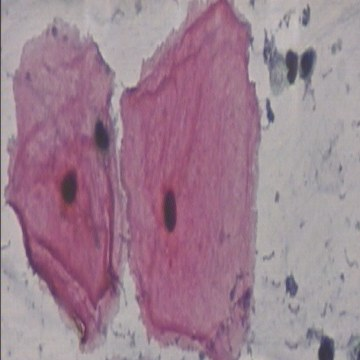
#> input picture samples/s00_NILM.jpg, 360 x 360 px
$ python quality_check.py --image ../../samples/s00_NILM.jpg   (older library calls are emulated)
#> lines starting #> are read from the running program, lines starting #| are printed output that depends on the picture; after the words box and inside, x2 and y2 are one past the last pixel; in counts of white or black regions, pixels touching at a corner belong together
# -*- coding: utf-8 -*-
"""
CervicalAI — Slide Quality Check Module (Phase 1.5+).

Detects poor-quality inputs that would degrade model reliability:
- Blur detection (Laplacian variance + FFT high-freq energy)
- Cellularity estimation (dark nuclei count via adaptive thresholding)
- Brightness / contrast / stain adequacy
- Edge / border artifact flagging
- Overall quality score + actionable flags

Outputs feed into predictor.py to REJECT or WARN before classification.

Usage:
  python ml/scripts/quality_check.py --demo
  python ml/scripts/quality_check.py --image path/to/slide.png

References:
- DEEP_RESEARCH Finding 5 (quality control is clinical prerequisite)
- ISO 15189 / CAP checklist for cytology slide adequacy
- Bethesda 2014 specimen adequacy criteria
"""
from __future__ import annotations
import argparse
import json
import pathlib
from dataclasses import dataclass, asdict
from typing import Dict, Any, List, Tuple

import cv2
import numpy as np
from PIL import Image

ROOT = pathlib.Path(__file__).parent.parent.parent
MODELS = ROOT / "models"


@dataclass
class QualityResult:
    """Structured quality assessment result."""
    ok: bool
    overall_score: float  # 0-1, higher is better
    blur_score: float
    cellularity: float  # estimated nuclei count proxy
    brightness: float
    contrast: float
    issues: List[str]
    flags: Dict[str, bool]
    metrics: Dict[str, float]
    recommendation: str


# ──────────────────────────────────────────────────────────────────────────────
# Core quality detectors
# ──────────────────────────────────────────────────────────────────────────────

def detect_blur_laplacian(gray: np.ndarray) -> Tuple[float, bool]:
    """
    Laplacian variance blur metric.
    Low variance → blurry image (focus failure).
    Threshold tuned on cytology (~50-100 on 8-bit).
    """
    var = float(cv2.Laplacian(gray, cv2.CV_64F).var())
    is_blurry = var < 80.0
    return var, is_blurry


def detect_blur_fft(gray: np.ndarray, thresh: float = 10.0) -> Tuple[float, bool]:
    """
    FFT high-frequency energy.
    Blurry images lack high-freq content.
    """
    f = np.fft.fft2(gray.astype(np.float32))
    fshift = np.fft.fftshift(f)
    magnitude = np.abs(fshift)
    # high freq mask (outer ring)
    h, w = gray.shape
    cy, cx = h // 2, w // 2
    mask = np.ones((h, w), dtype=np.float32)
    r = int(min(h, w) * 0.1)  # inner 10% is low-freq
    cv2.circle(mask, (cx, cy), r, 0, -1)
    high_energy = float((magnitude * mask).mean())
    is_blurry = high_energy < thresh
    return high_energy, is_blurry


def estimate_cellularity(gray: np.ndarray, min_area: int = 50) -> Tuple[float, int]:
    """
    Rough cell/nuclei count proxy via adaptive thresholding + connected components.
    Returns (cellularity_score, estimated_count).
    Score is normalized log-count (0-1 range heuristic).
    """
    # Adaptive threshold for dark nuclei on varying stain
    blur = cv2.GaussianBlur(gray, (5, 5), 0)
    thresh = cv2.adaptiveThreshold(
        255 - blur, 255, cv2.ADAPTIVE_THRESH_GAUSSIAN_C,
        cv2.THRESH_BINARY, 11, 2
    )
    # Clean small noise
    kernel = cv2.getStructuringElement(cv2.MORPH_ELLIPSE, (3, 3))
    thresh = cv2.morphologyEx(thresh, cv2.MORPH_OPEN, kernel, iterations=1)

    num, labels, stats, _ = cv2.connectedComponentsWithStats(thresh, connectivity=8)
    # stats[:, cv2.CC_STAT_AREA] — skip background (label 0)
    areas = stats[1:, cv2.CC_STAT_AREA]
    big = areas[areas >= min_area]
    count = int(big.size)
    # normalize: log-scale, cap at ~5000 "cells" for score ~1.0
    score = float(np.clip(np.log1p(count) / np.log1p(5000), 0.0, 1.0))
    return score, count


def compute_brightness_contrast(gray: np.ndarray) -> Tuple[float, float]:
    """Mean brightness + RMS contrast."""
    bright = float(gray.mean())
    contrast = float(gray.std())
    return bright, contrast


def detect_stain_adequacy(bgr: np.ndarray) -> Tuple[float, bool]:
    """
    Simple stain color balance heuristic.
    Pap stain should have blue-purple nuclei + pink cytoplasm.
    Returns (balance_score, is_adequate).
    """
    b, g, r = cv2.split(bgr)
    # nuclei bias toward blue channel dominance in dark regions
    dark_mask = (bgr.mean(axis=2) < 120).astype(np.uint8)
    if dark_mask.sum() < 100:
        return 0.5, True  # too few dark pixels, don't penalize
    blue_dark = float(b[dark_mask == 1].mean())
    red_dark = float(r[dark_mask == 1].mean())
    # expect blue > red in nuclei
    balance = float(np.clip((blue_dark - red_dark + 50) / 100.0, 0.0, 1.0))
    adequate = balance > 0.2
    return balance, adequate


def detect_border_artifacts(bgr: np.ndarray) -> float:
    """
    Detect bright/white border artifacts (common in scanned slides).
    Returns fraction of border that is near-white.
    """
    h, w = bgr.shape[:2]
    border = 20
    top = bgr[:border, :, :].mean()
    bottom = bgr[-border:, :, :].mean()
    left = bgr[:, :border, :].mean()
    right = bgr[:, -border:, :].mean()
    avg_border = float(np.mean([top, bottom, left, right]))
    # high mean → white border artifact
    artifact_frac = float(np.clip((avg_border - 180) / 75.0, 0.0, 1.0))
    return artifact_frac


# ──────────────────────────────────────────────────────────────────────────────
# Public API
# ──────────────────────────────────────────────────────────────────────────────

def check_quality(bgr: np.ndarray, min_side: int = 160) -> QualityResult:
    """
    Full quality assessment pipeline.
    Input: BGR uint8 image (any size).
    Returns structured QualityResult.
    """
    h, w = bgr.shape[:2]
    gray = cv2.cvtColor(bgr, cv2.COLOR_BGR2GRAY)

    issues: List[str] = []
    flags: Dict[str, bool] = {}

    # 1. Size
    if min(h, w) < min_side:
        issues.append("small")
        flags["small"] = True
    else:
        flags["small"] = False

    # 2. Blur (dual method)
    lap_var, blurry_lap = detect_blur_laplacian(gray)
    fft_energy, blurry_fft = detect_blur_fft(gray)
    blur_score = float(np.clip(lap_var / 300.0, 0.0, 1.0))  # normalize heuristic
    if blurry_lap or blurry_fft:
        issues.append("blurry")
        flags["blurry"] = True
    else:
        flags["blurry"] = False

    # 3. Cellularity
    cellularity, cell_count = estimate_cellularity(gray)
    if cell_count < 30:
        issues.append("low_cellularity")
        flags["low_cellularity"] = True
    else:
        flags["low_cellularity"] = False

    # 4. Brightness / contrast
    bright, contrast = compute_brightness_contrast(gray)
    if bright < 35:
        issues.append("dark")
        flags["dark"] = True
    elif bright > 225:
        issues.append("bright")
        flags["bright"] = True
    else:
        flags["dark"] = flags["bright"] = False

    if contrast < 20:
        issues.append("low_contrast")
        flags["low_contrast"] = True
    else:
        flags["low_contrast"] = False

    # 5. Stain balance
    stain_bal, stain_ok = detect_stain_adequacy(bgr)
    if not stain_ok:
        issues.append("poor_stain")
        flags["poor_stain"] = True
    else:
        flags["poor_stain"] = False

    # 6. Border artifacts
    border_art = detect_border_artifacts(bgr)
    if border_art > 0.6:
        issues.append("border_artifact")
        flags["border_artifact"] = True
    else:
        flags["border_artifact"] = False

    # Composite score (weighted)
    # weights tuned heuristically for cytology
    score = (
        0.30 * blur_score +
        0.25 * cellularity +
        0.15 * (1.0 - abs(bright - 128) / 128.0) +
        0.15 * np.clip(contrast / 80.0, 0.0, 1.0) +
        0.10 * stain_bal +
        0.05 * (1.0 - border_art)
    )
    score = float(np.clip(score, 0.0, 1.0))

    ok = len(issues) == 0

    # Recommendation text
    if ok:
        rec = "คุณภาพภาพดี — ดำเนินการวิเคราะห์ได้"
    else:
        rec = "คุณภาพภาพไม่ผ่านเกณฑ์: " + ", ".join(issues) + " — ควรสแกนใหม่หรือปรับไฟล์"

    metrics = {
        "laplacian_var": round(lap_var, 2),
        "fft_high_energy": round(fft_energy, 2),
        "cell_count_est": cell_count,
        "brightness": round(bright, 1),
        "contrast": round(contrast, 1),
        "stain_balance": round(stain_bal, 3),
        "border_artifact": round(border_art, 3),
        "height": h,
        "width": w,
    }

    return QualityResult(
        ok=ok,
        overall_score=round(score, 4),
        blur_score=round(blur_score, 4),
        cellularity=round(cellularity, 4),
        brightness=round(bright, 1),
        contrast=round(contrast, 1),
        issues=issues,
        flags=flags,
        metrics=metrics,
        recommendation=rec,
    )


# [61 lines left out: functions check_quality_from_bytes, make_synthetic_quality_samples, not called in this run]


def main():
    ap = argparse.ArgumentParser()
    ap.add_argument("--demo", action="store_true", help="generate synthetic quality samples + report")
    ap.add_argument("--image", type=str, default=None, help="analyze single image path")
    ap.add_argument("--out", default=str(MODELS / "quality_demo"))
    args = ap.parse_args()

    out = pathlib.Path(args.out)
    out.mkdir(parents=True, exist_ok=True)

    if args.demo:
        print("[quality] generating synthetic quality test set...")
        samples = make_synthetic_quality_samples(out)
        print(f"[quality] wrote {len(samples)} samples + quality_report.json → {out}")
        for s in samples:
            r = s["result"]
            print(f"  {s['name']}: ok={r['ok']} score={r['overall_score']} issues={r['issues']}")
    elif args.image:
        p = pathlib.Path(args.image)
        bgr = cv2.imread(str(p))
#> bgr is the input picture: shape (360, 360, 3); mean B, G, R 144.9, 129.3, 157.9
        if bgr is None:
            print(f"[quality] cannot read {p}")
            return
        q = check_quality(bgr)
#> in check_quality, `gray = cv2.cvtColor(bgr, cv2.COLOR_BGR2GRAY)`:
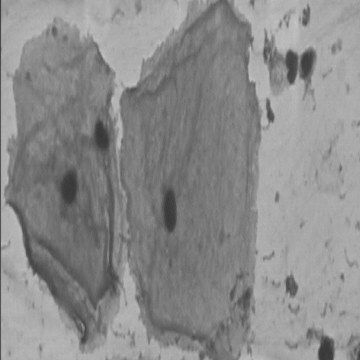
#> gray: shape (360, 360); min 53, max 197, mean 139.6
#> in detect_blur_laplacian, `var = float(cv2.Laplacian(gray, cv2.CV_64F).var())`: var = 163.6
#> in detect_blur_laplacian, `is_blurry = var < 80.0`: is_blurry = False
#> in check_quality, `lap_var, blurry_lap = detect_blur_laplacian(gray)`: lap_var = 163.6; blurry_lap = False
#> in detect_blur_fft, `magnitude = np.abs(fshift)`:
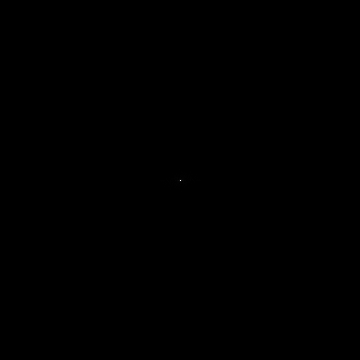
#> magnitude: shape (360, 360) float64; min 0.646, max 18094183, mean 1928.1; drawn with min black and max white
#> in detect_blur_fft, `cv2.circle(mask, (cx, cy), r, 0, -1)`:
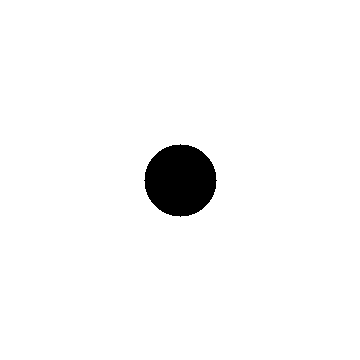
#> mask: shape (360, 360) float32; values 0 (black) and 1 (white), 96.9% white; 1 black region, box (x1, y1, x2, y2) and area: (144, 144, 217, 217) 4053
#> in detect_blur_fft, `high_energy = float((magnitude * mask).mean())`: high_energy = 1026.3
#> in detect_blur_fft, `is_blurry = high_energy < thresh`: is_blurry = False
#> in check_quality, `fft_energy, blurry_fft = detect_blur_fft(gray)`: fft_energy = 1026.3; blurry_fft = False
#> in check_quality, `blur_score = float(np.clip(lap_var / 300.0, 0.0, 1.0))`: blur_score = 0.545
#> in estimate_cellularity, `thresh = cv2.adaptiveThreshold( 255 - blur, 255, cv2.ADAPTIVE_THRESH_G..`: thresh: shape (360, 360); 75.6% white; 1085 black regions (797 under 20 px), largest, box (x1, y1, x2, y2) and area: (233, 0, 285, 342) 2372, (1, 0, 42, 297) 1917, (273, 6, 321, 115) 1203
#> in estimate_cellularity, `thresh = cv2.morphologyEx(thresh, cv2.MORPH_OPEN, kernel, iterations=1)`:
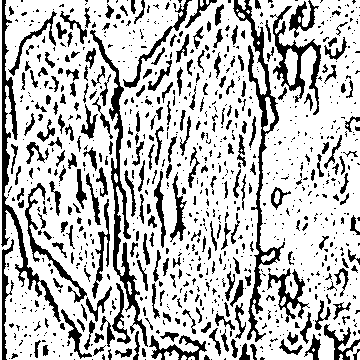
#> thresh: shape (360, 360); 74.8% white; 942 black regions (675 under 20 px), largest, box (x1, y1, x2, y2) and area: (233, 0, 285, 342) 2462, (90, 30, 148, 347) 2180, (1, 0, 61, 322) 2168
#> in estimate_cellularity, `num, labels, stats, _ = cv2.connectedComponentsWithStats(thresh, conne..`:
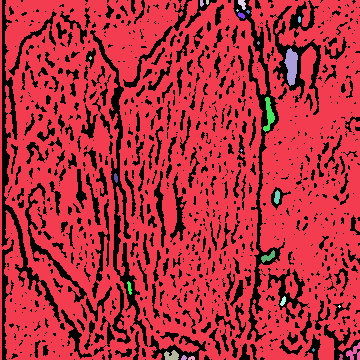
#> labels: shape (360, 360) int32; 26 distinct labels, from 0 to 25; one colour per label, 0 black
#> in estimate_cellularity, `num, labels, stats, _ = cv2.connectedComponentsWithStats(thresh, conne..`: num = 26; stats = 26 rows, first 6: [1, 0, 359, 360, 32717], [0, 0, 360, 360, 95628], [200, 0, 4, 7, 21], [206, 0, 3, 5, 13], [238, 0, 8, 10, 52], [236, 9, 3, 3, 5]
#> in estimate_cellularity, `areas = stats[1:, cv2.CC_STAT_AREA]`: areas = 25 values, max 95628 at index 0, min 5 at index 4, mean 3875.3
#> in estimate_cellularity, `big = areas[areas >= min_area]`: big = [95628, 52, 341, 187, 61, 84, 123, 108]
#> in check_quality, `cellularity, cell_count = estimate_cellularity(gray)`: cellularity = 0.258; cell_count = 8
#> in compute_brightness_contrast, `bright = float(gray.mean())`: bright = 139.6
#> in compute_brightness_contrast, `contrast = float(gray.std())`: contrast = 27.84
#> in check_quality, `bright, contrast = compute_brightness_contrast(gray)`: bright = 139.6; contrast = 27.84
#> in detect_stain_adequacy, `b, g, r = cv2.split(bgr)`:
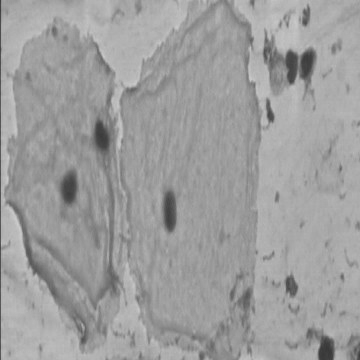
#> r: shape (360, 360); min 55, max 205, mean 157.9
#> in detect_stain_adequacy, `dark_mask = (bgr.mean(axis=2) < 120).astype(np.uint8)`:
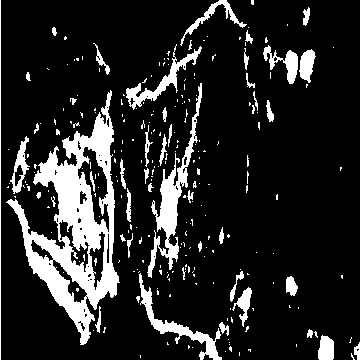
#> dark_mask: shape (360, 360); values 0 (black) and 1 (white), 15.1% white; 252 white regions (206 under 20 px), largest, box (x1, y1, x2, y2) and area: (6, 90, 120, 345) 9614, (147, 83, 202, 278) 2144, (139, 273, 222, 360) 1146
#> in detect_stain_adequacy, `blue_dark = float(b[dark_mask == 1].mean())`: blue_dark = 108
#> in detect_stain_adequacy, `red_dark = float(r[dark_mask == 1].mean())`: red_dark = 128.1
#> in detect_stain_adequacy, `balance = float(np.clip((blue_dark - red_dark + 50) / 100.0, 0.0, 1.0))`: balance = 0.3
#> in detect_stain_adequacy, `adequate = balance > 0.2`: adequate = True
#> in check_quality, `stain_bal, stain_ok = detect_stain_adequacy(bgr)`: stain_bal = 0.3; stain_ok = True
#> in detect_border_artifacts, `top = bgr[:border, :, :].mean()`: top = 161.8
#> in detect_border_artifacts, `bottom = bgr[-border:, :, :].mean()`: bottom = 153.3
#> in detect_border_artifacts, `left = bgr[:, :border, :].mean()`: left = 158.8
#> in detect_border_artifacts, `right = bgr[:, -border:, :].mean()`: right = 164.6
#> in detect_border_artifacts, `avg_border = float(np.mean([top, bottom, left, right]))`: avg_border = 159.6
#> in detect_border_artifacts, `artifact_frac = float(np.clip((avg_border - 180) / 75.0, 0.0, 1.0))`: artifact_frac = 0
#> in check_quality, `score = ( 0.30 * blur_score + 0.25 * cellularity + 0.15 * (1.0 - abs(b..`: score = 0.497
        print(json.dumps(asdict(q), indent=2, ensure_ascii=False))
#> (printed output is left out)
        (out / f"{p.stem}_quality.json").write_text(
            json.dumps(asdict(q), indent=2, ensure_ascii=False), encoding="utf-8"
        )
    else:
        print("Use --demo or --image path")


if __name__ == "__main__":
    import io
    main()

$ run again, on samples/s02_LSIL.jpg
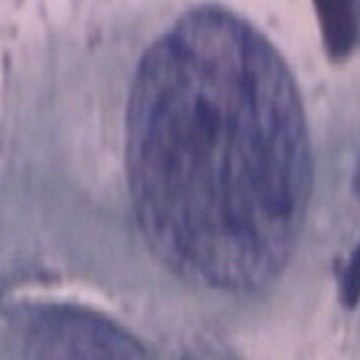
#> input picture samples/s02_LSIL.jpg, 360 x 360 px
#> in main, bgr is the input picture: shape (360, 360, 3); mean B, G, R 151.9, 120.3, 133.1
#> var = 4.32
#> in detect_blur_laplacian, `is_blurry = var < 80.0`: is_blurry = True
#> lap_var = 4.32; blurry_lap = True
#> mask: shape (360, 360) float32; values 0 (black) and 1 (white), 96.9% white; 1 black region, box (x1, y1, x2, y2) and area: (144, 144, 217, 217) 4053
#> high_energy = 427.4
#> in detect_blur_fft, `is_blurry = high_energy < thresh`: is_blurry = False
#> fft_energy = 427.4; blurry_fft = False
#> blur_score = 0.0144
#> in estimate_cellularity, `num, labels, stats, _ = cv2.connectedComponentsWithStats(thresh, conne..`:
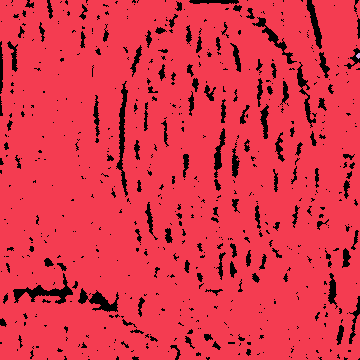
#> labels: shape (360, 360) int32; 3 distinct labels, from 0 to 2; one colour per label, 0 black
#> num = 3; stats = [[0, 0, 360, 360, 11865], [0, 0, 360, 360, 117718], [356, 53, 4, 6, 17]]
#> areas = [117718, 17]
#> big = [117718]
#> cellularity = 0.0814; cell_count = 1
#> in compute_brightness_contrast, `bright = float(gray.mean())`: bright = 127.8
#> in compute_brightness_contrast, `contrast = float(gray.std())`: contrast = 30.57
#> in check_quality, `bright, contrast = compute_brightness_contrast(gray)`: bright = 127.8; contrast = 30.57
#> in detect_stain_adequacy, `dark_mask = (bgr.mean(axis=2) < 120).astype(np.uint8)`:
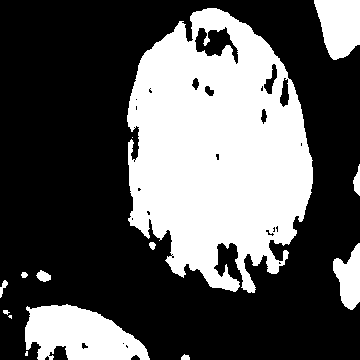
#> dark_mask: shape (360, 360); values 0 (black) and 1 (white), 34.9% white; 14 white regions (3 under 20 px), largest, box (x1, y1, x2, y2) and area: (127, 8, 313, 293) 36701, (25, 304, 150, 360) 4849, (314, 0, 360, 60) 2116
#> blue_dark = 127.2
#> red_dark = 94.34
#> balance = 0.829
#> adequate = True
#> stain_bal = 0.829; stain_ok = True
#> top = 161.3
#> bottom = 141.5
#> left = 149.4
#> right = 132.7
#> avg_border = 146.2
#> artifact_frac = 0
#> in check_quality, `score = ( 0.30 * blur_score + 0.25 * cellularity + 0.15 * (1.0 - abs(b..`: score = 0.365
#> (printed output is left out)

$ run again, on samples/s02_LSIL_cam.jpg
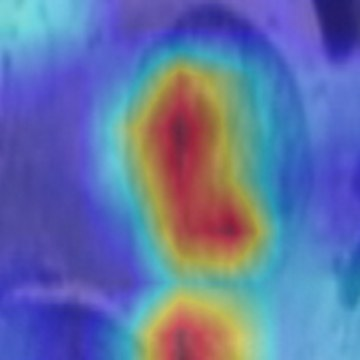
#> input picture samples/s02_LSIL_cam.jpg, 360 x 360 px
#> in main, bgr is the input picture: shape (360, 360, 3); mean B, G, R 165.8, 114.7, 98.5
#> var = 3
#> in detect_blur_laplacian, `is_blurry = var < 80.0`: is_blurry = True
#> lap_var = 3; blurry_lap = True
#> mask: shape (360, 360) float32; values 0 (black) and 1 (white), 96.9% white; 1 black region, box (x1, y1, x2, y2) and area: (144, 144, 217, 217) 4053
#> high_energy = 444.2
#> in detect_blur_fft, `is_blurry = high_energy < thresh`: is_blurry = False
#> fft_energy = 444.2; blurry_fft = False
#> blur_score = 0.01
#> labels: shape (360, 360) int32; values 0 (black) and 1 (white), 96.8% white; 354 black regions (307 under 20 px), largest, box (x1, y1, x2, y2) and area: (146, 296, 185, 360) 286, (307, 0, 321, 46) 216, (119, 90, 127, 157) 190
#> num = 2; stats = [[0, 0, 360, 360, 4150], [0, 0, 360, 360, 125450]]
#> areas = [125450]
#> cellularity = 0.0814; cell_count = 1
#> in compute_brightness_contrast, `bright = float(gray.mean())`: bright = 115.7
#> in compute_brightness_contrast, `contrast = float(gray.std())`: contrast = 30.56
#> in check_quality, `bright, contrast = compute_brightness_contrast(gray)`: bright = 115.7; contrast = 30.56
#> in detect_stain_adequacy, `dark_mask = (bgr.mean(axis=2) < 120).astype(np.uint8)`:
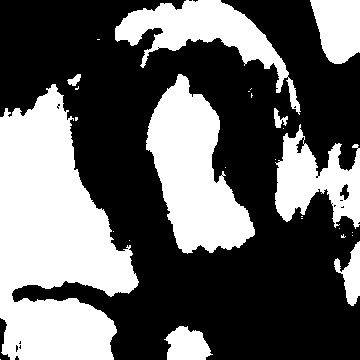
#> dark_mask: shape (360, 360); values 0 (black) and 1 (white), 39.1% white; 27 white regions (18 under 20 px), largest, box (x1, y1, x2, y2) and area: (0, 84, 139, 360) 24179, (146, 74, 255, 254) 10733, (115, 0, 301, 115) 6253
#> blue_dark = 150.7
#> red_dark = 90.22
#> balance = 1
#> adequate = True
#> stain_bal = 1; stain_ok = True
#> top = 128.6
#> bottom = 133.1
#> left = 122.2
#> right = 120.4
#> avg_border = 126.1
#> artifact_frac = 0
#> in check_quality, `score = ( 0.30 * blur_score + 0.25 * cellularity + 0.15 * (1.0 - abs(b..`: score = 0.366
#> (printed output is left out)
